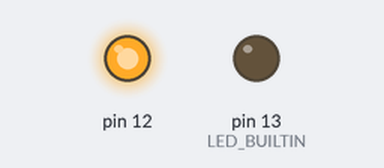
Bench run of a sketch on a simulated Arduino Uno, built with avr-gcc and run on an emulated ATmega328P. Parts: output pins drawn as LEDs (lit = HIGH). What the sketch prints to the serial monitor is not drawn.

Above: at 0.5 s.
At 8.5 s:
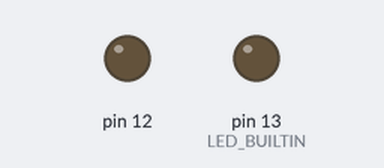
Timing chart, 0 to 20.8 s (numbered marks = the images above):
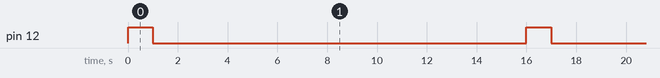

The sketch:

TestRelay.ino
```cpp
#define LED_BUILTIN 13

void setup() {
  // put your setup code here, to run once:
  pinMode(LED_BUILTIN, OUTPUT);
  Serial.begin(115200);
}

void loop() {
  Serial.println("Minimal Sketch");

  bitcoinSwitchRelayTest();

  delay(15000);
}

void blink() {
  digitalWrite(LED_BUILTIN, HIGH);  // turn the LED on (HIGH is the voltage level)
  delay(250);                      // wait for a second
  digitalWrite(LED_BUILTIN, LOW);   // turn the LED off by making the voltage LOW
  delay(5000);                      // wait for a second
}

void bitcoinSwitchRelayTest() {
  String payloadStr = "12-1000";

  pinMode(getValue(payloadStr, '-', 0).toInt(), OUTPUT);
  digitalWrite(getValue(payloadStr, '-', 0).toInt(), HIGH);
  delay(getValue(payloadStr, '-', 1).toInt());
  digitalWrite(getValue(payloadStr, '-', 0).toInt(), LOW);
}

//////////////////HELPERS///////////////////
String getValue(String data, char separator, int index) {
    int found = 0;
    int strIndex[] = { 0, -1 };
    int maxIndex = data.length() - 1;
    for (int i = 0; i <= maxIndex && found <= index; i++) {
        if (data.charAt(i) == separator || i == maxIndex) {
            found++;
            strIndex[0] = strIndex[1] + 1;
            strIndex[1] = (i == maxIndex) ? i+1 : i;
        }
    }
    return found > index ? data.substring(strIndex[0], strIndex[1]) : "";
}
```

Measured:
- by itself, pin 12: alternates HIGH for 1.0 s and LOW for 15.0 s
